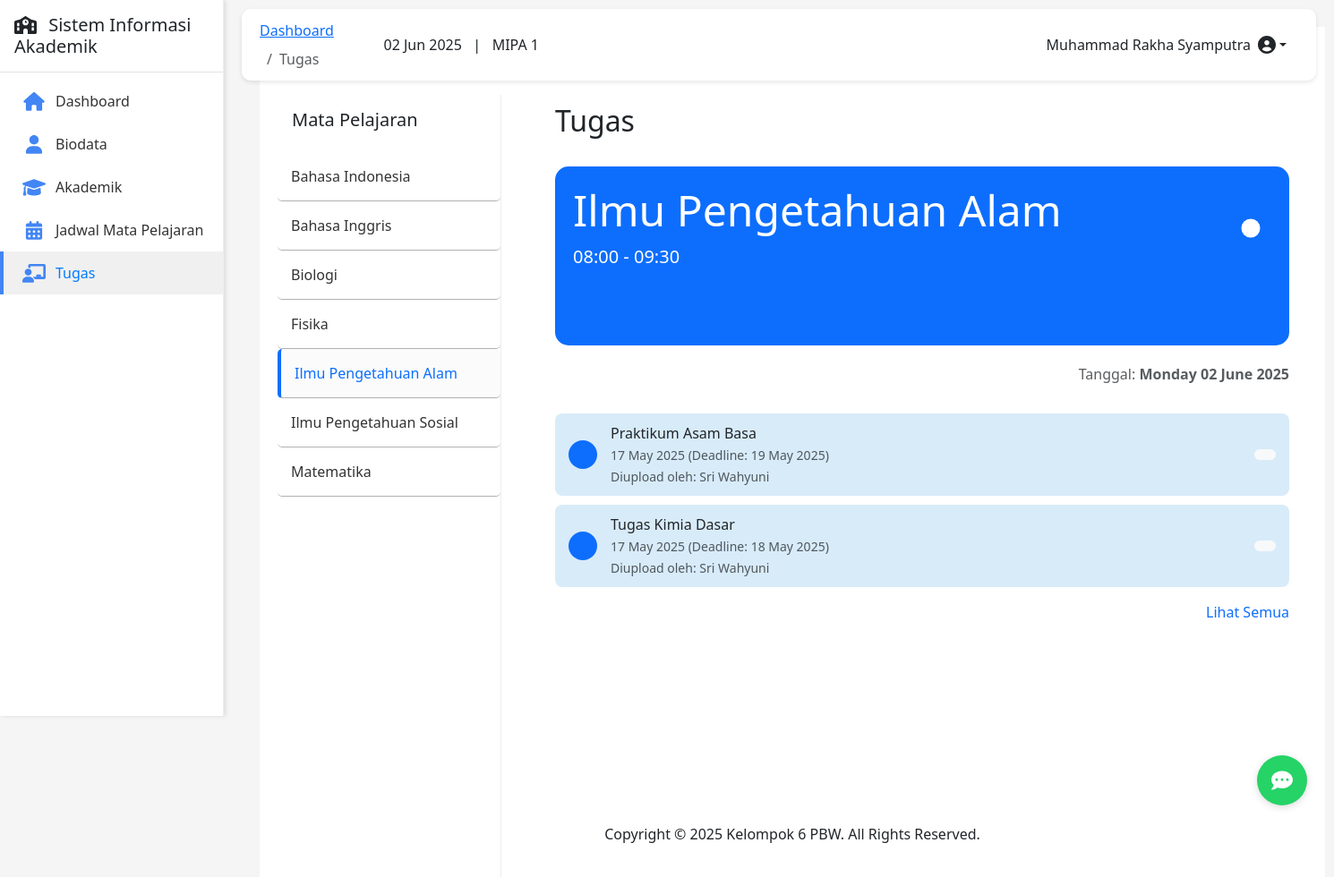
/tugas.php?subject=2 (signed in), run on the app's committed database.
### tables this page shows
CREATE TABLE `classes` (
  `id` int(11) NOT NULL,
  `name` varchar(20) NOT NULL,
  `level` enum('X','XI','XII') NOT NULL,
  `specialization` varchar(50) NOT NULL,
  `classroom` varchar(20) DEFAULT NULL,
  `academic_year` varchar(9) NOT NULL,
  `created_at` timestamp NOT NULL DEFAULT current_timestamp(),
  `updated_at` timestamp NOT NULL DEFAULT current_timestamp() ON UPDATE current_timestamp()
);

CREATE TABLE `subjects` (
  `id` int(11) NOT NULL,
  `code` varchar(20) NOT NULL,
  `name` varchar(100) NOT NULL,
  `curriculum` varchar(50) DEFAULT NULL,
  `created_at` timestamp NOT NULL DEFAULT current_timestamp(),
  `updated_at` timestamp NOT NULL DEFAULT current_timestamp() ON UPDATE current_timestamp()
);

CREATE TABLE `assignments` (
  `id` int(11) NOT NULL,
  `title` varchar(255) NOT NULL,
  `description` text DEFAULT NULL,
  `subject_id` int(11) NOT NULL,
  `teacher_id` int(11) NOT NULL,
  `class_id` int(11) NOT NULL,
  `created_at` timestamp NOT NULL DEFAULT current_timestamp(),
  `deadline` datetime NOT NULL,
  `is_active` tinyint(1) DEFAULT 1
);

CREATE TABLE `teachers` (
  `id` int(11) NOT NULL,
  `nip` varchar(20) NOT NULL,
  `name` varchar(100) NOT NULL,
  `email` varchar(100) NOT NULL,
  `password` varchar(255) NOT NULL,
  `gender` enum('Laki-laki','Perempuan') NOT NULL,
  `birth_place` varchar(100) DEFAULT NULL,
  `birth_date` date DEFAULT NULL,
  `religion` varchar(50) DEFAULT NULL,
  `address` text DEFAULT NULL,
  `phone_number` varchar(20) DEFAULT NULL,
  `status` varchar(50) DEFAULT NULL,
  `created_at` timestamp NOT NULL DEFAULT current_timestamp(),
  `updated_at` timestamp NOT NULL DEFAULT current_timestamp() ON UPDATE current_timestamp()
);

### config.php (called while the page is built, shortened)
<?php
function isLoggedIn() {
    return isset($_SESSION['user_id']) && !empty($_SESSION['user_id']);
}
?>

### tugas.php (the view, shortened to what this page needs)
<?php
$page_title = 'Tugas';
require_once 'config.php';
$student_id = $_SESSION['user_id'];
$student_sql = "SELECT s.*, c.id as class_id
                FROM students s
                LEFT JOIN classes c ON s.class_id = c.id
                WHERE s.id = $student_id";
$student_result = $conn->query($student_sql);
$student = $student_result->fetch_assoc();
$class_id = $student['class_id'] ?? 0;
$subjects_sql = "SELECT * FROM subjects ORDER BY name";
$subjects_result = $conn->query($subjects_sql);
$subjects = [];
if ($subjects_result->num_rows > 0) {
    while ($row = $subjects_result->fetch_assoc()) {
        $schedule_sql = "SELECT * FROM schedules
                        WHERE subject_id = {$row['id']}
                        AND class_id = $class_id
                        ORDER BY day_of_week, start_time
                        LIMIT 1";
        $schedule_result = $conn->query($schedule_sql);
        $schedule = $schedule_result->fetch_assoc();
        $start_time = isset($schedule) ? date('H:i', strtotime($schedule['start_time'])) : '08:00';
        $end_time = isset($schedule) ? date('H:i', strtotime($schedule['end_time'])) : '09:30';
        $subjects[] = [
            'id' => $row['id'],
            'name' => $row['name'],
            'active' => ($row['id'] == ($_GET['subject'] ?? 0)),
            'time' => "$start_time - $end_time"
        ];
    }
}
$selected_subject_id = isset($_GET['subject']) ? intval($_GET['subject']) : ($subjects[0]['id'] ?? 1);
$selected_subject = array_filter($subjects, function($subject) use ($selected_subject_id) {
    return $subject['id'] == $selected_subject_id;
});
$selected_subject = reset($selected_subject) ?: ['name' => 'Matematika', 'time' => '08:00 - 09:30'];
$assignments_sql = "SELECT a.*, s.name as subject_name, t.name as teacher_name
                   FROM assignments a
                   JOIN subjects s ON a.subject_id = s.id
                   JOIN teachers t ON a.teacher_id = t.id
                   WHERE a.subject_id = $selected_subject_id
                   AND a.class_id = $class_id
                   ORDER BY a.deadline DESC";
$table_check = $conn->query("SHOW TABLES LIKE 'assignments'");
$assignments_table_exists = $table_check->num_rows > 0;
$current_assignments = [];
if ($assignments_table_exists) {
    $assignments_result = $conn->query($assignments_sql);
    if ($assignments_result && $assignments_result->num_rows > 0) {
        while ($row = $assignments_result->fetch_assoc()) {
            $current_assignments[] = [
                'title' => $row['title'],
                'date' => date('d F Y', strtotime($row['created_at'])),
                'deadline' => date('d F Y', strtotime($row['deadline'])),
                'teacher' => $row['teacher_name']
            ];
        }
    }
}
include 'includes/header.php';
?>
<!DOCTYPE html>
<html lang="id">
<head>
    <link href="https://cdn.jsdelivr.net/npm/bootstrap@5.3.0-alpha1/dist/css/bootstrap.min.css" rel="stylesheet">
    <link rel="stylesheet" href="https://cdnjs.cloudflare.com/ajax/libs/font-awesome/6.0.0/css/all.min.css">
    <link rel="stylesheet" href="css/tugas.css">
</head>
<body>
    <div class="content-wrapper">
        <div class="d-flex">
            <div class="sidebar-container">
                <div class="p-3">
                    <h5>Mata Pelajaran</h5>
                </div>
                <ul class="subject-list">
                    <?php foreach ($subjects as $subject): ?>
                    <li class="<?= $subject['active'] ? 'active' : '' ?>">
                        <a href="?subject=<?= $subject['id'] ?>" class="<?= $subject['active'] ? 'text-primary' : '' ?>">
                            <?= htmlspecialchars($subject['name']) ?>
                        </a>
                    </li>
                    <?php endforeach; ?>
                </ul>
            </div>
            <div class="main-content">
                <div class="d-flex justify-content-between align-items-center mb-4">
                    <h1 class="h2"><?= $page_title ?></h1>
                </div>
                <div class="card-matematika">
                    <div class="d-flex justify-content-between align-items-center">
                        <div>
                            <h2 class="display-5 mb-2"><?= htmlspecialchars($selected_subject['name']) ?></h2>
                            <p class="mb-0 fs-5"><?= htmlspecialchars($selected_subject['time']) ?></p>
                        </div>
                        <div class="form-check form-switch">
                            <input class="form-check-input toggle-switch" type="checkbox" role="switch" id="flexSwitchCheckChecked" checked>
                        </div>
                    </div>
                </div>
                <div class="d-flex justify-content-end mb-3">
                    <p class="text-muted">Tanggal: <strong><?= date('l d F Y') ?></strong></p>
                </div>
                <div class="tasks-container">
                    <?php if (!empty($current_assignments)): ?>
                        <?php foreach ($current_assignments as $assignment): ?>
                        <div class="task-card">
                            <div class="d-flex justify-content-between align-items-center">
                                <div class="d-flex align-items-center">
                                    <div class="task-icon">
                                    </div>
                                    <div>
                                        <p class="mb-0 fw-medium"><?= htmlspecialchars($assignment['title']) ?></p>
                                        <small class="text-muted">
                                            <?= htmlspecialchars($assignment['date']) ?>
                                            <?php if (!empty($assignment['deadline'])): ?>
                                            <span class="text-muted">(Deadline: <?= htmlspecialchars($assignment['deadline']) ?>)</span>
                                            <?php endif; ?>
                                            <br>
                                            <span class="text-muted">Diupload oleh: <?= htmlspecialchars($assignment['teacher']) ?></span>
                                        </small>
                                    </div>
                                </div>
                                <button class="btn btn-light border-0" type="button">
                                </button>
                            </div>
                        </div>
                        <?php endforeach; ?>
                    <?php else: ?>
                        <div class="alert alert-info">Tidak ada tugas untuk mata pelajaran ini.</div>
                    <?php endif; ?>
                </div>
                <div class="text-end mt-3 mb-4">
                    <a href="#" class="text-decoration-none">Lihat Semua</a>
                </div>
            </div>
        </div>
    </div>
    <?php
    include 'includes/footer.php';
    ?>
</body>
</html>

### includes/header.php (shortened to what this page needs)
<?php
require_once 'config.php';
require_once 'auth.php';
$current_date = date('d M Y');
$current_user = $_SESSION['name'] ?? 'Guest User';
$class_info = 'MIPA';
if (isLoggedIn() && isset($_SESSION['class_id'])) {
    $class_id = $_SESSION['class_id'];
    $class_sql = "SELECT c.specialization FROM classes c WHERE c.id = $class_id LIMIT 1";
    $class_result = $conn->query($class_sql);
    if ($class_result && $class_result->num_rows > 0) {
        $class_info = $class_result->fetch_assoc()['specialization'];
    }
}
?>
<!DOCTYPE html>
<html lang="id">
<head>
    <link href="https://cdn.jsdelivr.net/npm/bootstrap@5.3.0-alpha1/dist/css/bootstrap.min.css" rel="stylesheet">
    <link rel="stylesheet" href="https://cdnjs.cloudflare.com/ajax/libs/font-awesome/6.0.0/css/all.min.css">
    <link rel="stylesheet" href="css/style.css">
</head>
<body>
<?php if (isLoggedIn() && !isset($is_login_page)): ?>
    <div class="d-flex">
        <?php include 'includes/sidebar.php'; ?>
        <div class="main-content">
            <div class="header-bar">
                <div class="d-none d-md-block">
                    <nav aria-label="breadcrumb">
                        <ol class="breadcrumb mb-0" style="display:flex;gap:8px;align-items:center;">
                            <li class="breadcrumb-item" style="display:inline-flex;align-items:center;">
                                <a href="dashboard.php">Dashboard</a>
                            </li>
                            <?php if (isset($page_title)): ?>
                                <li class="breadcrumb-item active" aria-current="page" style="display:inline-flex;align-items:center;">
                                    <?php echo $page_title; ?>
                                </li>
                            <?php endif; ?>
                        </ol>
                    </nav>
                </div>
                <div class="d-flex align-items-center w-100 justify-content-end">
                    <div class="me-3 d-none d-md-block">
                        <span class="me-2"><?php echo $current_date; ?> &nbsp; | &nbsp; <?php echo htmlspecialchars($class_info); ?></span>
                    </div>
                    <div class="dropdown d-none d-md-block">
                        <button class="btn dropdown-toggle d-flex align-items-center" type="button" id="userDropdown" data-bs-toggle="dropdown" aria-expanded="false">
                            <span class="me-2"><?php echo htmlspecialchars($current_user); ?></span>
                            <i class="fas fa-user-circle fa-lg"></i>
                        </button>
                    </div>
                </div>
            </div>
            <div class="content-wrapper pt-3">
<?php endif; ?>

### css/style.css (style rules this page uses)
:root { --primary-color: #4285F4; --secondary-color: #FFD100; --success-color: #34A853; --danger-color: #EA4335; --light-color: #F8F9FA; --dark-color: #343A40; }
body { font-family: 'Poppins', sans-serif; background-color: #F5F5F5; }
.main-content { margin-left: 250px; padding: 20px; min-height: 100vh; }
.header-bar { background-color: white; padding: 15px 20px; border-radius: 10px; margin-bottom: 20px; display: flex; justify-content: space-between; align-items: center; box-shadow: 0 2px 5px rgba(0, 0, 0, 0.1); height: 80px; }
.breadcrumb { margin-bottom: 0; font-size: 14px; }
.header-bar .dropdown { margin-left: auto; }

### css/tugas.css (style rules this page uses)
body { background-color: #f5f5f5; }
.sidebar-container { margin-left: 310px; margin-top: 40px; position: fixed; width: 250px; height: 100%; left: 0; overflow-y: auto; background-color: #fff; border-right: 1px solid #eee; z-index: 100; }
.main-content { margin-left: 290px; padding: 20px; margin-top: 30px; background-color: #fff; }
.subject-list { padding: 0; margin: 0; }
.subject-list li { padding: 15px; border-bottom: 1px solid #b1b1b1; border-radius: 5px; }
.subject-list li.active { border-left: 4px solid #0d6efd; background-color: #fbfbfb; }
.subject-list li a { color: #333; text-decoration: none; display: block; width: 100%; }
.subject-list li.active a { color: #0d6efd; font-weight: 500; }
.card-matematika { background-color: #0d6efd; color: white; width: 820px; height: 200px; border-radius: 15px; padding: 20px; margin-bottom: 20px; }
.task-card { background-color: rgb(216, 235, 249); border: px solid #ffffff; border-radius: 8px; margin-bottom: 10px; padding: 10px 15px; }
.task-icon { background-color: #0d6efd; color: white; width: 32px; height: 32px; border-radius: 50%; display: flex; align-items: center; justify-content: center; margin-right: 15px; }
.toggle-switch { width: 60px; height: 30px; }

### includes/header.php (style rules this page uses)
.header-bar { background-color: white; padding: 15px 20px; border-radius: 10px; display: flex; justify-content: space-between; align-items: center; box-shadow: 0 2px 5px rgba(0, 0, 0, 0.1); height: 80px; position: fixed; top: 0; right: 0; left: 0; z-index: 1030; margin: 10px 20px; width: calc(100% - 40px); }
.breadcrumb { margin-bottom: 0; font-size: 14px; }
.header-bar .dropdown { margin-left: auto; }
.main-content { padding-top: 100px; }
@media (min-width: 768px) { .header-bar { left: 250px; width: calc(100% - 250px - 40px); } }
@media (min-width: 768px) { .main-content { margin-left: 250px; } }

### data on the page
classes: specialization "MIPA 1"
subjects: name "Bahasa Indonesia"
subjects: name "Bahasa Inggris"
subjects: name "Biologi"
subjects: name "Fisika"
subjects: name "Ilmu Pengetahuan Sosial"
subjects: name "Matematika"
assignments: title "Praktikum Asam Basa", date "17 May 2025", deadline "19 May 2025", teacher.name "Sri Wahyuni"
assignments: title "Tugas Kimia Dasar", date "17 May 2025", deadline "18 May 2025", teacher.name "Sri Wahyuni"

### other printed values
$site_name "Sistem Informasi Akademik"
$page_title "Tugas"
$current_user "Muhammad Rakha Syamputra"
$subject['name'] "Ilmu Pengetahuan Alam"
$selected_subject['name'] "Ilmu Pengetahuan Alam"
$selected_subject['time'] "08:00 - 09:30"
